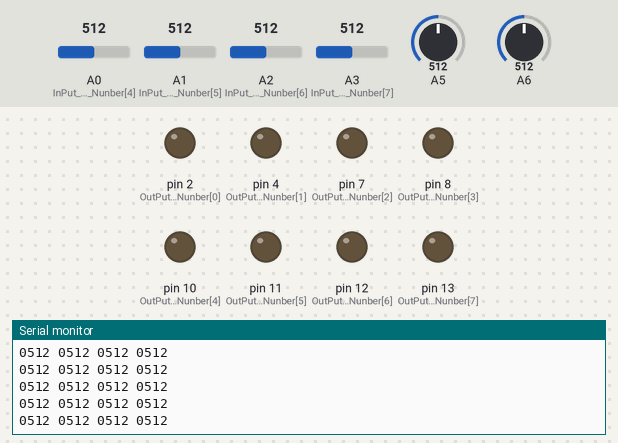
Bench run of a sketch on a simulated Arduino Uno, built with avr-gcc and run on an emulated ATmega328P. Parts: output pins drawn as LEDs (lit = HIGH), the last lines printed to the serial monitor. Inputs (shaded band) come from the test bench; at power-on: A1 (InPut_Pin_Nunber[5]) = 512, A0 (InPut_Pin_Nunber[4]) = 512, A2 (InPut_Pin_Nunber[6]) = 512, A3 (InPut_Pin_Nunber[7]) = 512, A5 = 512, A6 = 512.

Above: at 1.2 s.
1.3 s: A1 (InPut_Pin_Nunber[5]) set to 104
At 1.59 s:
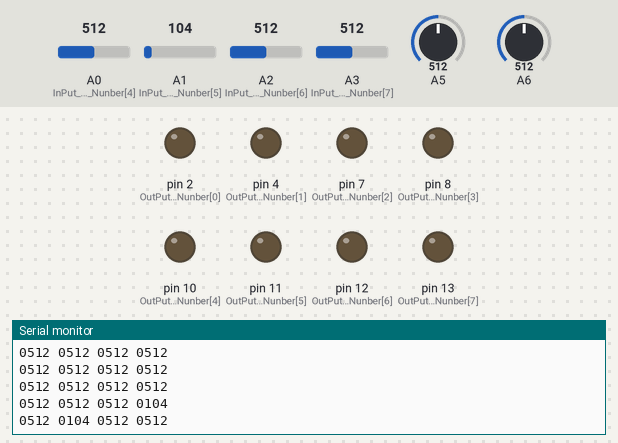
4.3 s: A1 (InPut_Pin_Nunber[5]) set to 92
At 4.44 s:
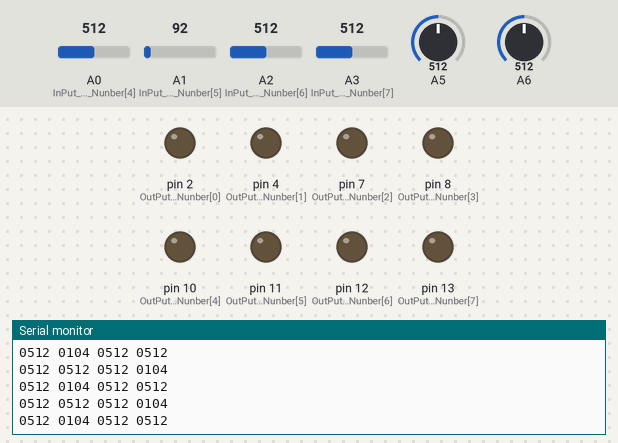
Timing chart, 0 to 7.3 s (numbered marks = the images above; inputs shaded):
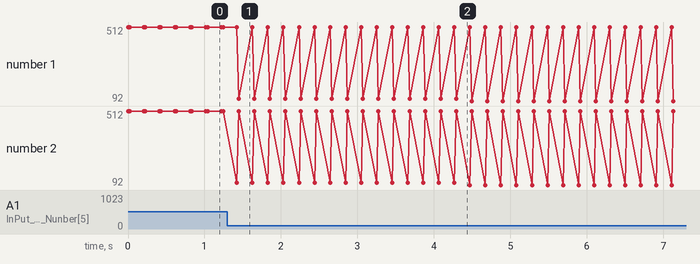

Measured:
- after the input at 1.3 s, the serial monitor: prints a new line after 0.12 s (image 1)
- plotted number 1: 512 → 104 after the input at 1.3 s, 104 → 92 after the input at 4.3 s

The sketch:

smartball.main.ploglam.ino
```cpp
int Bingo=0;
bool Bingo_Flag[10];
bool Main_Bingo_Check[16];
int InPut_Pin_Nunber[]={3,5,6,9,/**/14,15,16,17};
int OutPut_Pin_Nunber[]={2,4,7,8,/**/10,11,12,13};
void setup() {
  Serial.begin(9600);

  for(int i=0;i<=7;i++){
    pinMode(OutPut_Pin_Nunber[i], OUTPUT);
  }
  for(int i=0;i<=7;i++){
    pinMode(InPut_Pin_Nunber[i], INPUT);
  }
}

void loop() {
  int Second_Arduino_uno_Pass;
      Second_Arduino_uno_Pass = Serial.read();
  if(Second_Arduino_uno_Pass<=9){
    Main_Bingo_Check[Second_Arduino_uno_Pass+8]=true;
  }
  for(int i=0;i<=7;i++){//要調整
    if(analogRead(InPut_Pin_Nunber[i])<=900){
      Main_Bingo_Check[i]=true;
    }
  }
    for(int i=0;i<=7;i++){//要調整
    int test;
    test=analogRead(InPut_Pin_Nunber[i]);
    if(test<1000){
      Serial.print("0");
    }
      Serial.print(test);
      Serial.print(" ");
    if(i==3)Serial.println("");
    }
    Serial.println("");
    Serial.println("");
    delay(200);
   /* for(int i=0;i<=15;i++){//要調整
      Serial.print(Main_Bingo_Check[i]);
    }
    Serial.println("");*/
/*-----------------ビンゴ場所-----------------*/
  if(Bingo_Check_Flag()){
    Bingo++;
  }
}

bool Bingo_Check_Flag(){
  for(int i=0;i<=3;i++){
    if(Bingo_Flag[i]=!true && (Main_Bingo_Check[i] && Main_Bingo_Check[i+1] && Main_Bingo_Check[i+2] && Main_Bingo_Check[i+3])){//縦
      Bingo_Flag[i]=true;
      return true;
    }
    if(Bingo_Flag[i+4]=!true && (Main_Bingo_Check[i] && Main_Bingo_Check[i+4] && Main_Bingo_Check[i+8] && Main_Bingo_Check[i+12])){//横
      Bingo_Flag[i+4]=true;
      return true;
    }
  }
  if(Bingo_Flag[8]=!true && (Main_Bingo_Check[0] && Main_Bingo_Check[6] && Main_Bingo_Check[11] && Main_Bingo_Check[16])){//斜め
    Bingo_Flag[8]=true;
    return true;
  }
  if(Bingo_Flag[9]=!true && (Main_Bingo_Check[3] && Main_Bingo_Check[6] && Main_Bingo_Check[9] && Main_Bingo_Check[12])){//斜め
    Bingo_Flag[9]=true;
    return true;
  }
  return false;
}

/*
4 8 12 16
3 7 11 15
2 6 10 14
1 5 9  13
*/
```
